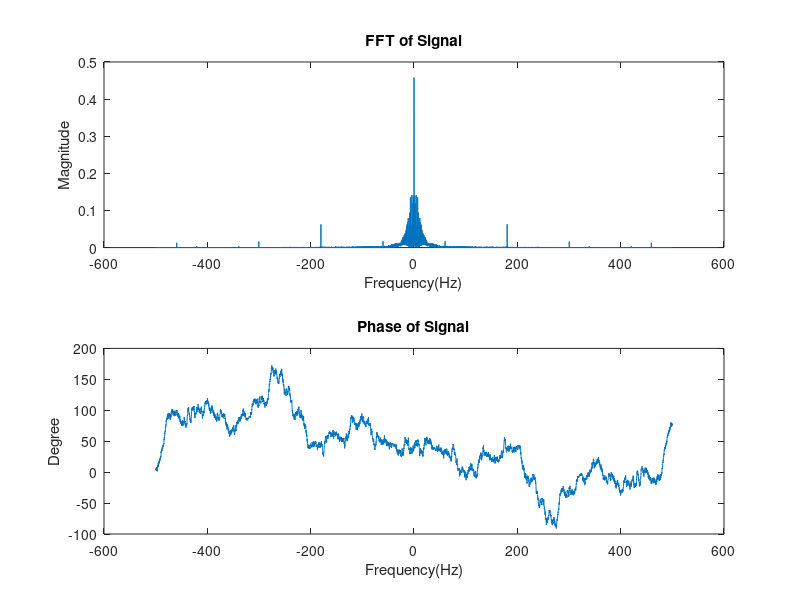
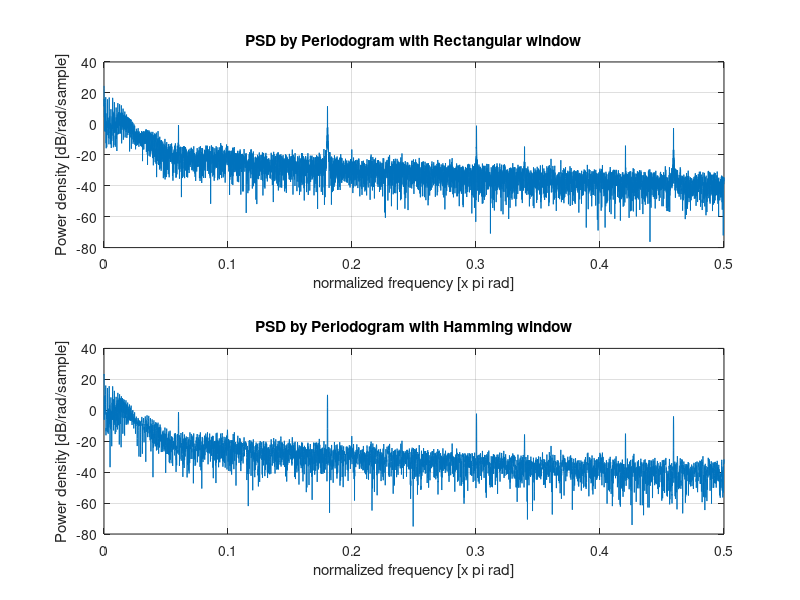
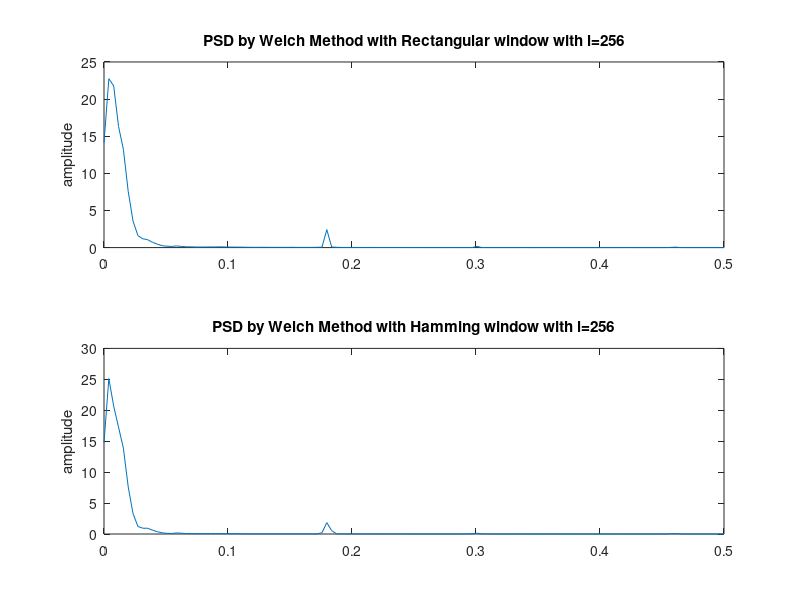
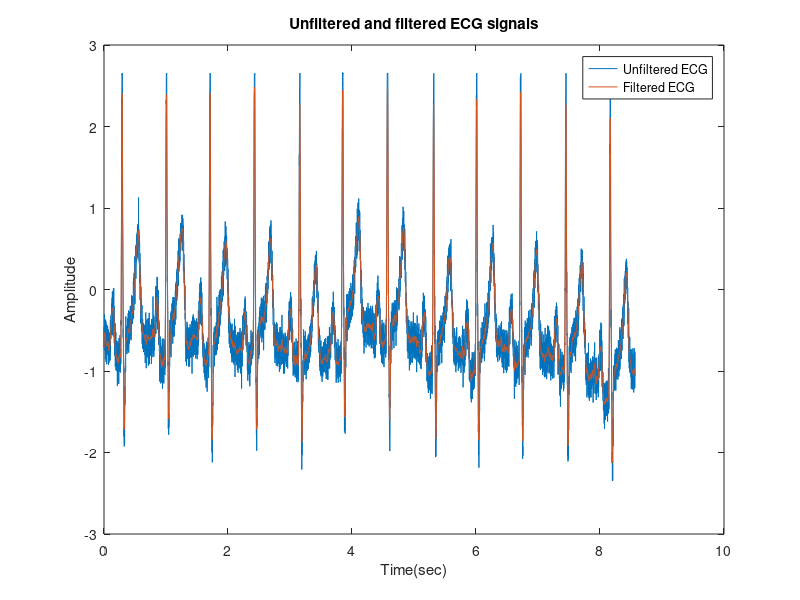

These charts were generated, in order, by the following MATLAB code:
close all
clear
clc
warning off
ecg_2=load("ecg_2.mat");
ecg_2=ecg_2.ecg_hfn';
fs=1000;
record_time=length(ecg_2)/fs;%8.5680 second
t=0:1/fs:record_time-1/fs;
%% a
f=linspace(-fs/2,fs/2,length(ecg_2));
fft_signal=abs(fftshift(fft(ecg_2))/length(ecg_2));
phase_signal=unwrap(angle(fft(ecg_2)/length(fft_signal)));
figure;
subplot(211)
plot(f,fft_signal);
title('FFT of Signal');
xlabel('Frequency(Hz)');
ylabel('Magnitude');
subplot(212)
plot(f,phase_signal);
title('Phase of Signal');
xlabel('Frequency(Hz)');
ylabel('Degree');
%% b
%This is a ECG signal which means it shows heart behaviour so our signal
%should begin from 0.05 Hz and goes to the 150Hz component. But we have 180
%Hz 300 Hz and 460 Hz components in our signal too. So they could be noise.
% So we have high frequency noises.
%% c
figure;
subplot(211)
periodogram(ecg_2);
title('PSD by Periodogram with Rectangular window');
subplot(212)
periodogram(ecg_2,hamming(length(ecg_2)));
title('PSD by Periodogram with Hamming window');

figure;
subplot(211)
pwelch(ecg_2,rectwin(256));
title('PSD by Welch Method with Rectangular window with l=256');
subplot(212)
pwelch(ecg_2,hamming(256));
title('PSD by Welch Method with Hamming window with l=256');
%% d
kernel_length=10;
Movavg_kernel=ones(kernel_length,1)/kernel_length;
mov_filter_out=filtfilt(Movavg_kernel,1,ecg_2);
figure;
plot(t,ecg_2);
hold on
plot(t,mov_filter_out);
title('Unfiltered and filtered ECG signals');
xlabel('Time(sec)');
ylabel('Amplitude');
legend('Unfiltered ECG','Filtered ECG');
hold off
% Moving Average filter averages signal by moving kernel and dividing to 
% length of the kernel. 'Moving' feature is provided by filter command 
% which is convolution operation. When we increase size of the kernel we
% lose peak values and while we decrease the size of the kernel we get
% similar output as our signal which is unnecessary computation since the
% main purpose of this technique is noise removing. 10 is ideal for kernel
% size since it is removes enough noise without losing peak values.
fft_signal_mov_filtered=abs(fftshift(fft(mov_filter_out))/length(mov_filter_out));
figure;
plot(f,fft_signal);
hold on
plot(f,fft_signal_mov_filtered);
title('Unfiltered and filtered ECG signals');
xlabel('Frequency(Hz)');
ylabel('Magnitude');
legend('Unfiltered ECG','Filtered ECG');
hold off
% We can see that when we set kernel size 10, high frequency components
% decayed nearly 10 times while low frequency components (0-150)Hz are not
% affected much(2% at max).While we are setting kernel size as 80 we lose low frequency
% components too.
%% e
N    = 5;       % Order
Fc   = 150;      % Cutoff Frequency(For ECG)
flag = 'scale';  % Sampling Flag

% Create the window vector for the design algorithm.
win1 = rectwin(N+1);
win2 = kaiser(N+1,0.5);
% Calculate the coefficients using the FIR1 function.
b1  = fir1(N, Fc/(fs/2), 'low', win1, flag);
b2  = fir1(N, Fc/(fs/2), 'low', win2, flag);
figure;
freqz(b1);
title('Rectwin magnitude and phase response');
figure;
freqz(b2);
title('Kaiser magnitude and phase response');
b1_filtered=filtfilt(b1,1,ecg_2);
b1_and_2_filtered=filtfilt(b2,1,b1_filtered);
figure;
plot(t,ecg_2);
hold on
plot(t,b1_and_2_filtered);
title('Unfiltered and filtered ECG signals');
xlabel('Time(sec)');
ylabel('Amplitude');
legend('Unfiltered ECG','Rectangular and Kaiser Filtered ECG');
hold off

fft_signal_b1_and_b2_filtered=abs(fftshift(fft(mov_filter_out))/length(mov_filter_out));
figure;
plot(f,fft_signal);
hold on
plot(f,fft_signal_b1_and_b2_filtered);
title('Unfiltered and filtered by two windows ECG signals');
xlabel('Frequency(Hz)');
ylabel('Magnitude');
legend('Unfiltered ECG','Rectangular and Kaiser Filtered ECG');
hold off
msefir=sqrt(mean((mov_filter_out-b1_and_2_filtered).^2));
% The selection of windows and their parameters are the best becuase I have 
% tried different options for them and if we suppose moving average with 
% kernel size 10 is the best denoised signal as possible(10 times decayed at
% frequency 180 Hz) then we can calculate mean square error for each option
% of window parameters seperately
% Some example options of the options has been given below:
% order(N)=5 window1= rectwin(N+1) window2= kaiser(N+1,0.5) mse=0.0428
% order(N)=5 window1= rectwin(N+1) window2= kaiser(N+1,1) mse=0.0437
% order(N)=5 window1= rectwin(N+1) window2= kaiser(N+1,2.5) mse=0.0476
% order(N)=5 window1= hamming(N+1) window2= kaiser(N+1,0.5) mse=0.0521
% order(N)=5 window1= hann(N+1) window2= kaiser(N+1,0.5) mse=0.0536
% order(N)=10 window1= rectwin(N+1) window2= kaiser(N+1,0.5) mse=0.2803
% order(N)=4 window1= rectwin(N+1) window2= kaiser(N+1,0.5) mse=0.0477
% order(N)=5 window1= rectwin(N+1) window2= hamming(N+1) mse=0.0515
% order(N)=5 window1= rectwin(N+1) window2= hann(N+1) mse=0.0530
% we can clearly see that best result is first one which is
% N=5,rectwin(N+1),kaiser(N+1,0.5) mse=0.0428
% The answer of why I choose Rectangular window and Kaiser windows is
% because rectangular window gives near perfect primary elimination of 
% high frequencies(>150) then Kaiser gives me opportunity that discriminate
% main lobe from side lobes without changing filter size(N+1) and order
% with roll off factor beta(=0.5). As a result I filtered high frequencies
% with rectangular window and improve filtering by kaiser window without
% losing peak values much(%2) in time domain while reducing noise
% components 10 times.
% I also used filtfilt(.) to remove filter delay. Eventually signal got
% better mse=0.0344 for best result above with rectangle and kaiser window
%% f
IIR_order=4;
Wp=2*Fc/fs;
[b3,a3]=butter(IIR_order,Fc/(fs/2));
figure;
freqz(b3,a3);
title('Butter magnitude and phase response');
[b4,a4]=cheby1(IIR_order,30,Wp);
figure;
freqz(b4,a4);
title('Cheby1 magnitude and phase response');
[b5,a5]=cheby2(IIR_order,50,Wp);
figure;
freqz(b5,a5);
title('Cheby2 magnitude and phase response');
butter_filtered_signal=filtfilt(b3,a3,ecg_2);
butter_cheby2_filtered_signal=filtfilt(b5,a5,butter_filtered_signal);
mseiir=sqrt(mean((mov_filter_out-butter_cheby2_filtered_signal).^2));

figure;
plot(t,ecg_2);
hold on
plot(t,butter_cheby2_filtered_signal);
title('Unfiltered and filtered ECG signals');
xlabel('Time(sec)');
ylabel('Amplitude');
legend('Unfiltered ECG','Butter and Cheby2 Filtered ECG');
hold off

fft_butter_cheby2_filtered_signal=abs(fftshift(fft(butter_cheby2_filtered_signal))/length(butter_cheby2_filtered_signal));
figure;
plot(f,fft_signal);
hold on
plot(f,fft_butter_cheby2_filtered_signal);
title('Unfiltered and filtered by two windows ECG signals');
xlabel('Frequency(Hz)');
ylabel('Magnitude');
legend('Unfiltered ECG','Butter and Cheby2 Filtered ECG');
hold off
% I selected Cheby2 filter over Cheby1 filter because we are caring about
% low frequency components (<150Hz) even we lose sharpness of the response. Because
% Type 1 Chebyshev filter allows low pass attenuation
% Type 2 Chebyshev filter allows high pass attenuation
%Since we have low frequency components in our ECG data we should be using Type 2
%chebyshev to keep these low frequency values.
% order(N)=5 filter1= butter() window2= cheby2(30db ripple att) mse=0.0764
% order(N)=5 filter1= butter() window2= cheby2(40db ripple att) mse=0.0711
% order(N)=5 filter1= butter() window2= cheby2(50db ripple att) mse=0.0652
% order(N)=5 filter1= butter() window2= cheby1(30db ripple att) mse=0.5521
% order(N)=4 filter1= butter() window2= cheby2(30db ripple att) mse=0.0547
% order(N)=3 filter1= butter() window2= cheby2(30db ripple att) mse=0.0345
% order(N)=2 filter1= butter() window2= cheby2(30db ripple att) mse=0.2379
% As we can see above best mse is 0.0345 when filter order is 3 and cheby2
% with 30 dB ripple attenuation. However at this configuration we have lost
% our signal data (<150Hz) for example at 60 Hz we lost nearly all of it.
% So we get better results(just 2% overshoot at max) while we are having 
% filter order is 4 and ripple attenuation is 30 dB.






